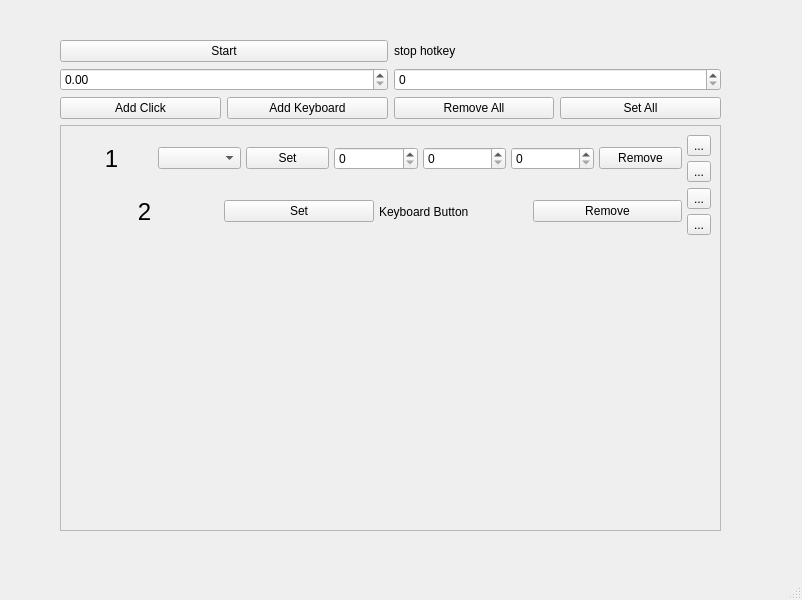
<?xml version="1.0" encoding="UTF-8"?>
<ui version="4.0">
 <class>MainWindow</class>
 <widget class="QMainWindow" name="MainWindow">
  <property name="geometry">
   <rect>
    <x>0</x>
    <y>0</y>
    <width>802</width>
    <height>600</height>
   </rect>
  </property>
  <property name="sizePolicy">
   <sizepolicy hsizetype="Preferred" vsizetype="Minimum">
    <horstretch>0</horstretch>
    <verstretch>0</verstretch>
   </sizepolicy>
  </property>
  <property name="windowTitle">
   <string>MainWindow</string>
  </property>
  <widget class="QWidget" name="centralwidget">
   <widget class="QWidget" name="horizontalWidget" native="true">
    <property name="geometry">
     <rect>
      <x>60</x>
      <y>40</y>
      <width>661</width>
      <height>491</height>
     </rect>
    </property>
    <layout class="QHBoxLayout" name="horizontalLayout">
     <item>
      <layout class="QVBoxLayout" name="verticalLayout">
       <item>
        <layout class="QHBoxLayout" name="horizontalLayout_3">
         <item>
          <widget class="QPushButton" name="start">
           <property name="text">
            <string>Start</string>
           </property>
          </widget>
         </item>
         <item>
          <widget class="QLabel" name="label_3">
           <property name="text">
            <string>stop hotkey</string>
           </property>
          </widget>
         </item>
        </layout>
       </item>
       <item>
        <layout class="QHBoxLayout" name="horizontalLayout_4">
         <item>
          <widget class="QDoubleSpinBox" name="sleepTime"/>
         </item>
         <item>
          <widget class="QSpinBox" name="numLoop"/>
         </item>
        </layout>
       </item>
       <item>
        <layout class="QHBoxLayout" name="horizontalLayout_5">
         <item>
          <widget class="QPushButton" name="add">
           <property name="text">
            <string>Add Click</string>
           </property>
          </widget>
         </item>
         <item>
          <widget class="QPushButton" name="pushButton_3">
           <property name="text">
            <string>Add Keyboard</string>
           </property>
          </widget>
         </item>
         <item>
          <widget class="QPushButton" name="removeAll">
           <property name="text">
            <string>Remove All</string>
           </property>
          </widget>
         </item>
         <item>
          <widget class="QPushButton" name="setAll">
           <property name="text">
            <string>Set All</string>
           </property>
          </widget>
         </item>
        </layout>
       </item>
       <item>
        <widget class="QScrollArea" name="scrollArea">
         <property name="widgetResizable">
          <bool>true</bool>
         </property>
         <widget class="QWidget" name="scrollAreaWidgetContents">
          <property name="geometry">
           <rect>
            <x>0</x>
            <y>0</y>
            <width>639</width>
            <height>120</height>
           </rect>
          </property>
          <property name="sizePolicy">
           <sizepolicy hsizetype="Preferred" vsizetype="Fixed">
            <horstretch>0</horstretch>
            <verstretch>0</verstretch>
           </sizepolicy>
          </property>
          <layout class="QVBoxLayout" name="verticalLayout_2">
           <item>
            <layout class="QHBoxLayout" name="horizontalLayout_6">
             <property name="spacing">
              <number>5</number>
             </property>
             <item>
              <widget class="QLabel" name="label">
               <property name="font">
                <font>
                 <pointsize>18</pointsize>
                </font>
               </property>
               <property name="text">
                <string>1</string>
               </property>
               <property name="alignment">
                <set>Qt::AlignCenter</set>
               </property>
              </widget>
             </item>
             <item>
              <widget class="QComboBox" name="comboBox"/>
             </item>
             <item>
              <widget class="QPushButton" name="pushButton">
               <property name="text">
                <string>Set</string>
               </property>
              </widget>
             </item>
             <item>
              <widget class="QSpinBox" name="spinBox"/>
             </item>
             <item>
              <widget class="QSpinBox" name="spinBox_2"/>
             </item>
             <item>
              <widget class="QSpinBox" name="spinBox_3"/>
             </item>
             <item>
              <widget class="QPushButton" name="pushButton_2">
               <property name="text">
                <string>Remove</string>
               </property>
              </widget>
             </item>
             <item>
              <layout class="QVBoxLayout" name="verticalLayout_3">
               <item>
                <widget class="QToolButton" name="toolButton_2">
                 <property name="text">
                  <string>...</string>
                 </property>
                </widget>
               </item>
               <item>
                <widget class="QToolButton" name="toolButton">
                 <property name="text">
                  <string>...</string>
                 </property>
                </widget>
               </item>
              </layout>
             </item>
            </layout>
           </item>
           <item>
            <layout class="QHBoxLayout" name="horizontalLayout_7">
             <property name="spacing">
              <number>5</number>
             </property>
             <item>
              <widget class="QLabel" name="label_2">
               <property name="font">
                <font>
                 <pointsize>18</pointsize>
                </font>
               </property>
               <property name="text">
                <string>2</string>
               </property>
               <property name="alignment">
                <set>Qt::AlignCenter</set>
               </property>
              </widget>
             </item>
             <item>
              <widget class="QPushButton" name="pushButton_4">
               <property name="text">
                <string>Set</string>
               </property>
              </widget>
             </item>
             <item>
              <widget class="QLabel" name="label_4">
               <property name="text">
                <string>Keyboard Button</string>
               </property>
              </widget>
             </item>
             <item>
              <widget class="QPushButton" name="pushButton_5">
               <property name="text">
                <string>Remove</string>
               </property>
              </widget>
             </item>
             <item>
              <layout class="QVBoxLayout" name="verticalLayout_4">
               <item>
                <widget class="QToolButton" name="toolButton_3">
                 <property name="text">
                  <string>...</string>
                 </property>
                </widget>
               </item>
               <item>
                <widget class="QToolButton" name="toolButton_4">
                 <property name="text">
                  <string>...</string>
                 </property>
                </widget>
               </item>
              </layout>
             </item>
            </layout>
           </item>
          </layout>
         </widget>
        </widget>
       </item>
      </layout>
     </item>
    </layout>
   </widget>
  </widget>
  <widget class="QStatusBar" name="statusbar"/>
 </widget>
 <resources/>
 <connections/>
</ui>
